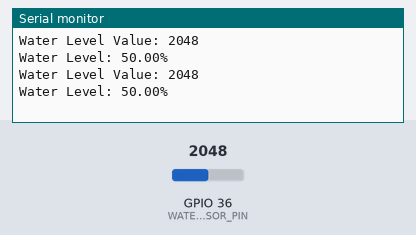
Bench run of a sketch on a simulated ESP32. On the bench: the last lines printed to the serial monitor. The inputs (shaded band) are chosen by the test bench; at power-on: GPIO 36 (WATER_SENSOR_PIN) = 2048.

Above: at 1.8 s.
1.9 s: GPIO 36 (WATER_SENSOR_PIN) set to 2866
At 2.5 s:
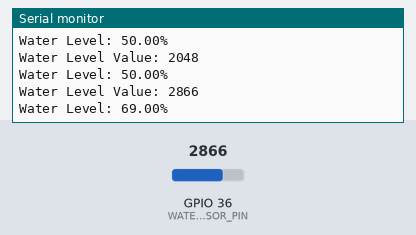
3.4 s: GPIO 36 (WATER_SENSOR_PIN) set to 3603
At 4.8 s:
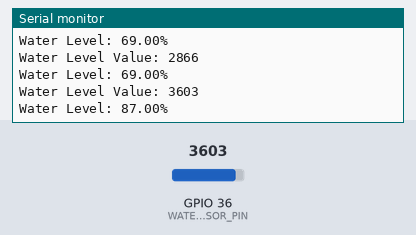
Timing chart, 0 to 6.4 s (numbered marks = the images above; inputs shaded):
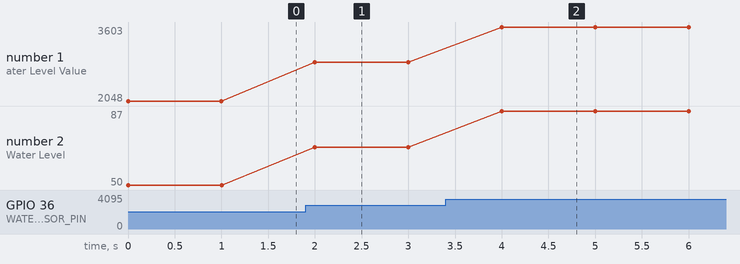

Measured:
- after the input at 1.9 s, the serial monitor: prints a new line after 0.10 s (image 1)
- after the input at 3.4 s, the serial monitor: prints a new line after 0.60 s (image 2)
- plotted number 1: 2048 → 2866 after the input at 1.9 s, 2866 → 3603 after the input at 3.4 s
- plotted number 2: 50 → 69 after the input at 1.9 s, 69 → 87 after the input at 3.4 s

The sketch:

Water_Level_Sensor.ino
```cpp
#define WATER_SENSOR_PIN 36  // Use GPIO 36 for analog input

void setup() {
  Serial.begin(115200);  // Start serial communication
  pinMode(WATER_SENSOR_PIN, INPUT);  // Set pin as input
}

void loop() {
  int waterLevel = analogRead(WATER_SENSOR_PIN); // Read the sensor value
  float percentage = map(waterLevel, 0, 4095, 0, 100); // Convert to percentage
  Serial.print("Water Level Value: ");
  Serial.println(waterLevel);// Print the value

  Serial.print("Water Level: ");
  Serial.print(percentage);
  Serial.println("%");

  delay(1000);  // Wait for 1 second
}
```
